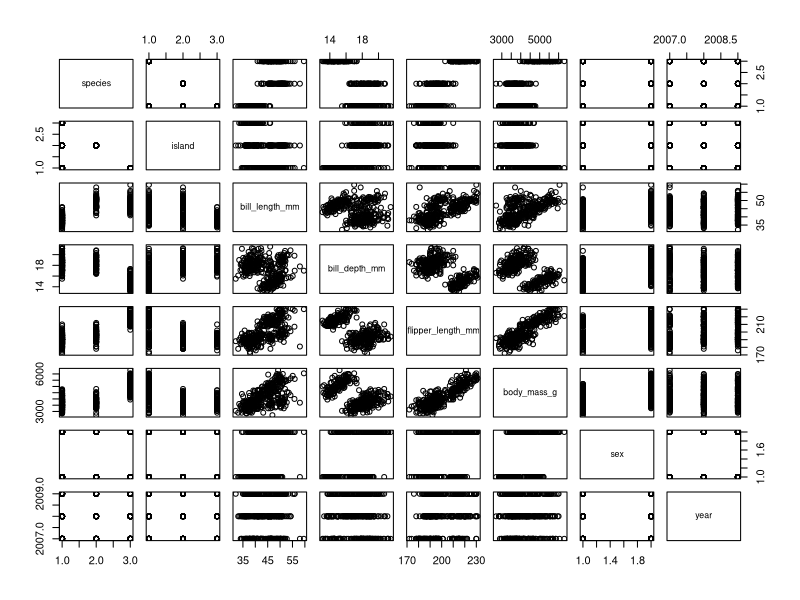
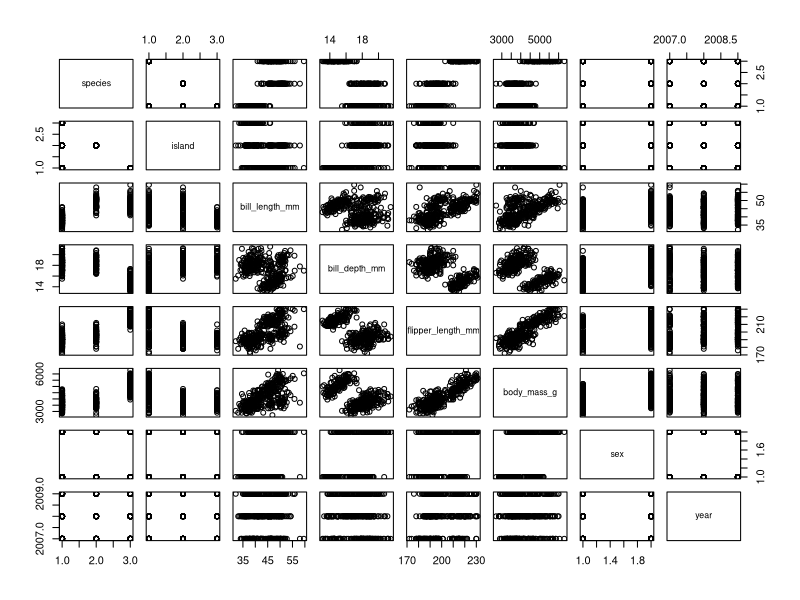
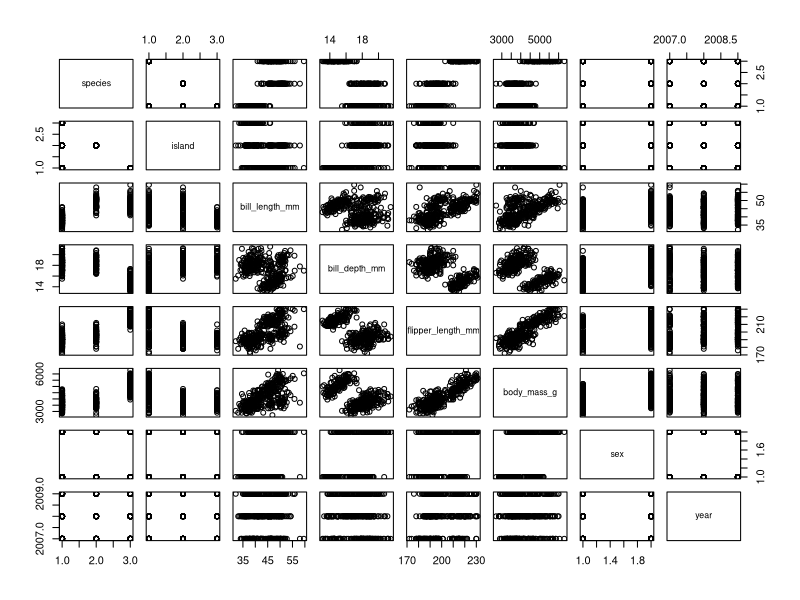
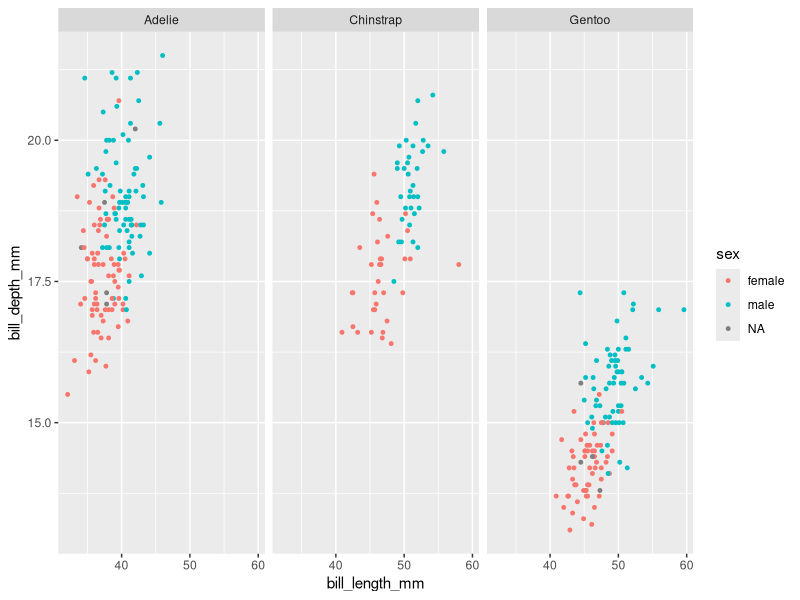
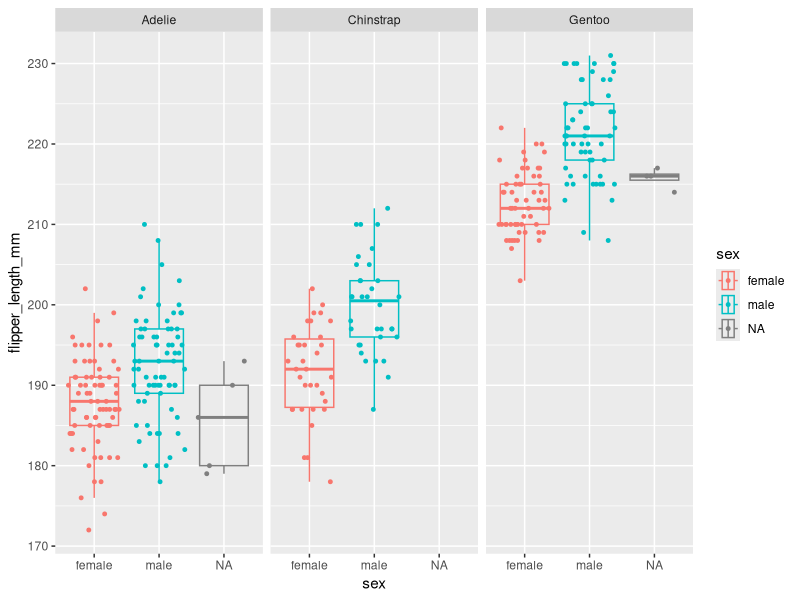
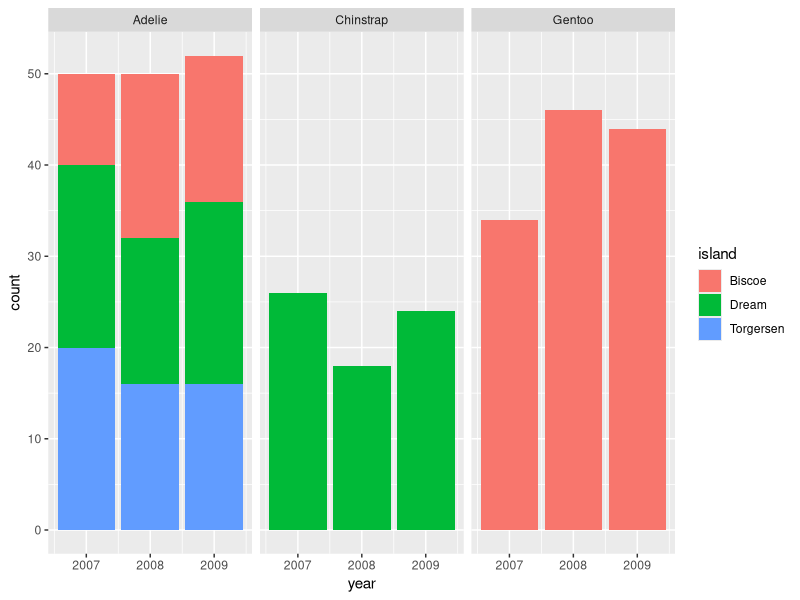

These figures' R source, in order:
## ---- chunk 1
#install.packages("palmerpenguins")
library(palmerpenguins)
library(tidyverse)

#View(penguins)
dim(penguins)
colnames(penguins)
## ---- chunk 2
#install.packages("palmerpenguins")
library(palmerpenguins)
library(tidyverse)

#View(penguins)
dim(penguins)
colnames(penguins)
## ---- chunk 3
#install.packages("palmerpenguins")
library(palmerpenguins)
library(tidyverse)

#View(penguins)
dim(penguins)
colnames(penguins)
## ---- chunk 4
#install.packages("palmerpenguins")
library(palmerpenguins)
library(tidyverse)

#View(penguins)
dim(penguins)
colnames(penguins)
## ---- chunk 5
#install.packages("palmerpenguins")
library(palmerpenguins)
library(tidyverse)

#View(penguins)
dim(penguins)
colnames(penguins)
## ---- chunk 6
#install.packages("palmerpenguins")
library(palmerpenguins)
library(tidyverse)

#View(penguins)
dim(penguins)
colnames(penguins)
## ---- chunk 7
knitr::opts_chunk$set(echo = TRUE)
## ---- chunk 8
plot(penguins)
## ---- chunk 9
plot(penguins)
## ---- chunk 10
plot(penguins)
## ---- chunk 11
penguins %>%
  ggplot(mapping = aes(x = bill_length_mm, y=bill_depth_mm, color=sex)) +
  geom_point(size=1) +
  facet_wrap(~species)
## ---- chunk 12
penguins %>%
  ggplot(mapping = aes(x=flipper_length_mm, y=sex, color=sex)) +
  geom_boxplot(outlier.alpha = 0, alpha=0) +
  geom_jitter(width = 0, size=1) +
  coord_flip() +
  facet_wrap(~species)
## ---- chunk 13
penguins %>%
  ggplot() +
  geom_bar(mapping = aes(x=year, fill=island)) +
  facet_wrap(~species)
